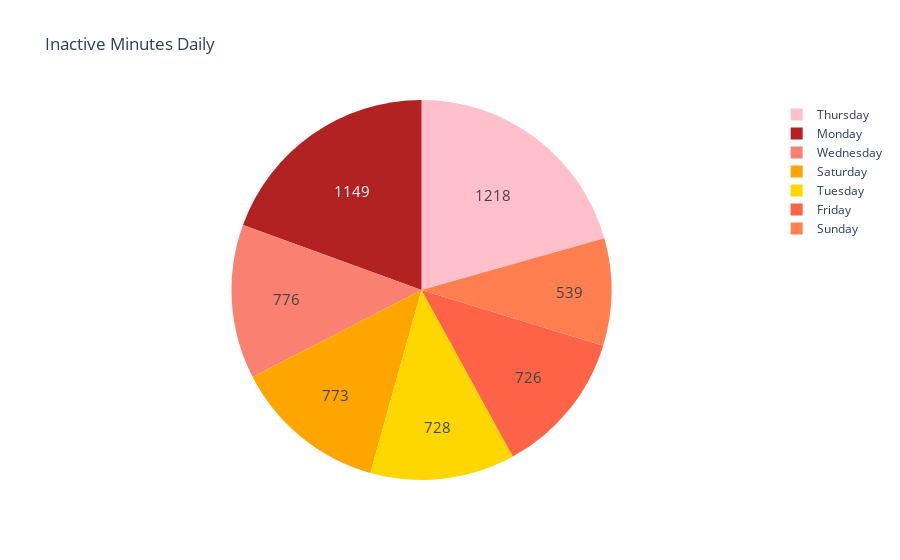

Here is the notebook cell this chart was saved with:
### Markdown cell above
Now let’s have a look at the number of inactive minutes on each day of the week:

### Code cell
day = data["Day"].value_counts()
label = day.index
counts = data["SedentaryMinutes"]
colors = ['gold','salmon', "pink", "tomato", "orange", "coral", "firebrick"]


fig = go.Figure(data=[go.Pie(labels=label, values=counts)])
fig.update_layout(title_text='Inactive Minutes Daily')
fig.update_traces(hoverinfo='label+percent', textinfo='value', textfont_size=15,
                  marker=dict(colors=colors))
fig.show()

### Figure 1 — Plotly figure (JSON) as saved in the notebook; plotly's stock layout.template omitted (floating-point values rounded to 4 significant figures; data arrays with more than 128 entries replaced by an {"elided": "..."} marker saying what was removed)
{"data": [{"hoverinfo": "label+percent", "labels": ["Tuesday", "Wednesday", "Thursday", "Friday", "Saturday", "Sunday", "Monday"], "marker": {"colors": ["gold", "salmon", "pink", "tomato", "orange", "coral", "firebrick"]}, "textfont": {"size": 15}, "textinfo": "value", "type": "pie", "values": {"elided": "940 int values"}}], "layout": {"title": {"text": "Inactive Minutes Daily"}}}
